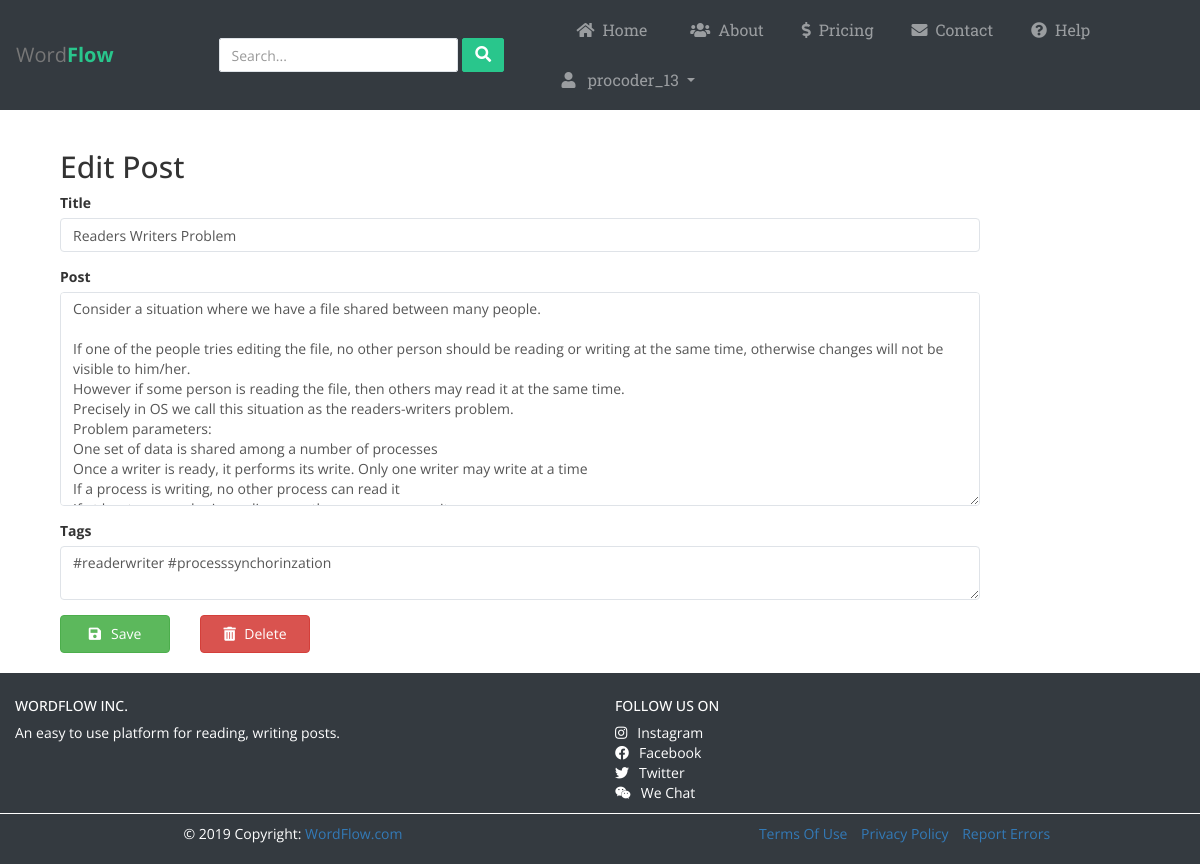
/procoder_13/edit/5 (signed in), run on an earlier commit of the app's database.
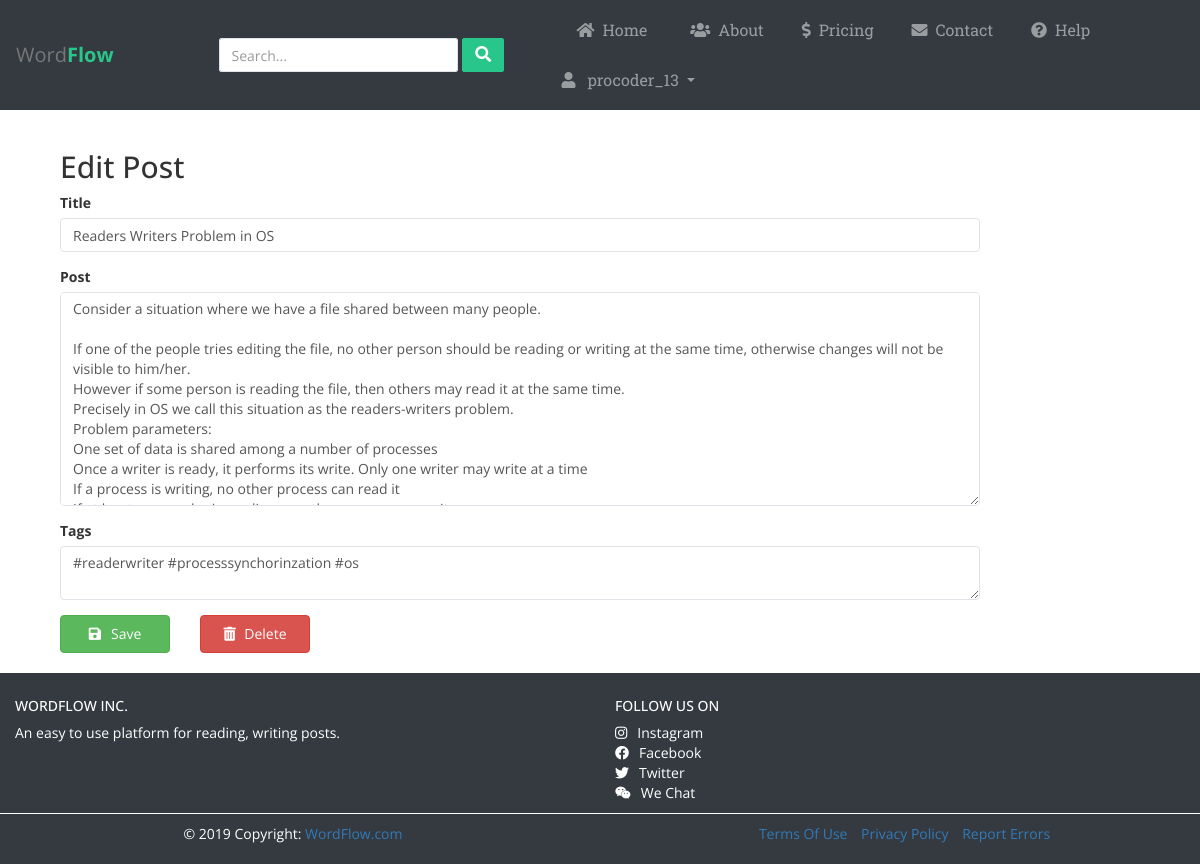
And on a later commit of the database.
### app.py (models this page shows)
class Post(db.Model):
	pid = db.Column(db.Integer, primary_key=True)
	title= db.Column(db.String(80), nullable=False)
	author = db.Column(db.String(40), nullable=False)
	content = db.Column(db.String(100), nullable=False)
	created_on = db.Column(db.DateTime, nullable=False)
	last_updated = db.Column(db.DateTime, nullable=False)
	tags = db.Column(db.String(50), nullable=False)

### app.py (the view)
@app.route('/<user>/edit/<int:pid>', methods=['POST', 'GET'])
@is_logged_in
def editPost(user,pid):
	form = ArticleForm(request.form)
	if request.method == 'POST' and form.validate():
		title = request.form["title"]
		content = request.form["content"]
		tags = request.form["tags"]
		post = Post.query.filter_by(pid=pid).first()
		post.title = title
		post.content = content
		post.tags = tags
		post.last_updated = datetime.datetime.utcnow()
		db.session.commit()
		flash('Post edited succesfully', category='success')
		return render_template('edit.html',username=user, form=form, post=post, logged_in=True)
	elif request.method=='GET':
		post = Post.query.filter_by(pid=pid).first()
		form.content.data = post.content
		form.tags.data = post.tags
		return render_template('edit.html', form=form, post=post, username=user, logged_in=True)

### app.py
class ArticleForm(Form):
	title = TextField('Title', [DataRequired(), validators.length(min=1, max=200)])
	content = TextAreaField('Post')
	tags = TextAreaField('Tags')

### app.py (called while the page is built)
def is_logged_in(f):
	@wraps(f)
	def wrap(*args, **kwargs):
		if 'logged_in' in session:
			return f(*args, **kwargs)
		else:
			flash('Unauthorized, Please Login !', category='danger')
			return redirect(url_for('home'))
	return wrap

### templates/edit.html (shortened to what this page needs)
{% extends "layout.html" %}
	{% from "formhelpers.html" import render_field %}
{% block content %}
<div class="container">
		{% from "formhelpers.html" import render_field %}
	<div class="wrapper">
	<form class="form-horizontal" role="form" method="POST"  enctype="multipart/form-data">
		<h2>Edit Post</h2>
		<div class="form-group">
			<div class="col-sm-10">
		    	{{ render_field(form.title, class_='form-control', value=post.title) }}
		   	</div>
		</div>
		<div class="form-group">
			<div class="col-sm-10">
		    	{{ render_field(form.content, class_='form-control', rows=10) }}
		   	</div>
		</div>
		<div class="form-group">
			<div class="col-sm-10">
		    	{{ render_field(form.tags, class_='form-control') }}
		   	</div>
		</div>
		<div class="row">
			<button type="submit" class="btn btn-success px-3 py-2 mx-4" style="width: 11rem;"><span class="pr-3"><i class="fas fa-save"></i></span>Save</button>
			<a href="/delete/{{post.pid}}" class="btn btn-danger px-3 mx-4" style="width: 11rem; padding: 0.8rem 0;"><span class="pr-2"><i class="fas fa-trash-alt"></i></span> Delete </a>
		</div>
	</form>
	</div>
</div>
{% endblock %}

### templates/layout.html (shortened to what the changed rows need)
<!DOCTYPE html>
<html>
<head>
	<link rel="stylesheet" href="https://stackpath.bootstrapcdn.com/bootstrap/4.3.1/css/bootstrap.min.css">
	<link rel="stylesheet" href="//maxcdn.bootstrapcdn.com/bootstrap/4.0.0/css/bootstrap.min.css" rel="stylesheet" id="bootstrap-css">
  <link href="//netdna.bootstrapcdn.com/bootstrap/3.2.0/css/bootstrap.min.css" rel="stylesheet" id="bootstrap-css">
	<link rel="stylesheet" href="https://maxcdn.bootstrapcdn.com/font-awesome/4.7.0/css/font-awesome.min.css">
  <link rel="stylesheet" type="text/css" href="{{ url_for('static', filename='stylesheets/layout.css') }}">
  <link rel="stylesheet" type="text/css" href="https://cdnjs.cloudflare.com/ajax/libs/font-awesome/5.11.2/css/all.css">
</head>
<body id="page-top">
<nav class="navbar sticky-top navbar-default navbar-expand-lg navbar-dark bg-dark" style="border: none;">
  {% if logged_in == True %}
	<div id="navbarCollapse" class="collapse navbar-collapse justify-content-start" style="width: 630px;">
  {% else %}
  <div id="navbarCollapse" class="collapse navbar-collapse justify-content-start" style="width: 500px;">
  {% endif %}
    {% if logged_in == True %}
    <ul class="nav navbar-nav ml-auto">
      <li class="nav-item dropdown">
        <a data-toggle="dropdown" class="nav-link dropdown-toggle" href="#"><span style="margin: 0% 8px;"><i class="fas fa-user"></i></span> {{ username }} </b></a>
      </li>
    </ul>
    {% endif %}
	</div>
</nav>
  <div class="container">
  	{% block content %}
    {% endblock %}
  </div>
<br>
</body>
</html>

### templates/formhelpers.html (shortened to what this page needs)
{% macro render_field(field) %}
  {{ field.label }} {{ field(**kwargs)|safe }}
{% endmacro %}

What changed in the data, as far as the page shows it:
changed Post "procoder_13": title "Readers Writers Problem" → "Readers Writers Problem in OS"; tags "#readerwriter #processsynchorinzation" → "#readerwriter #processsynchorinzation #os"
